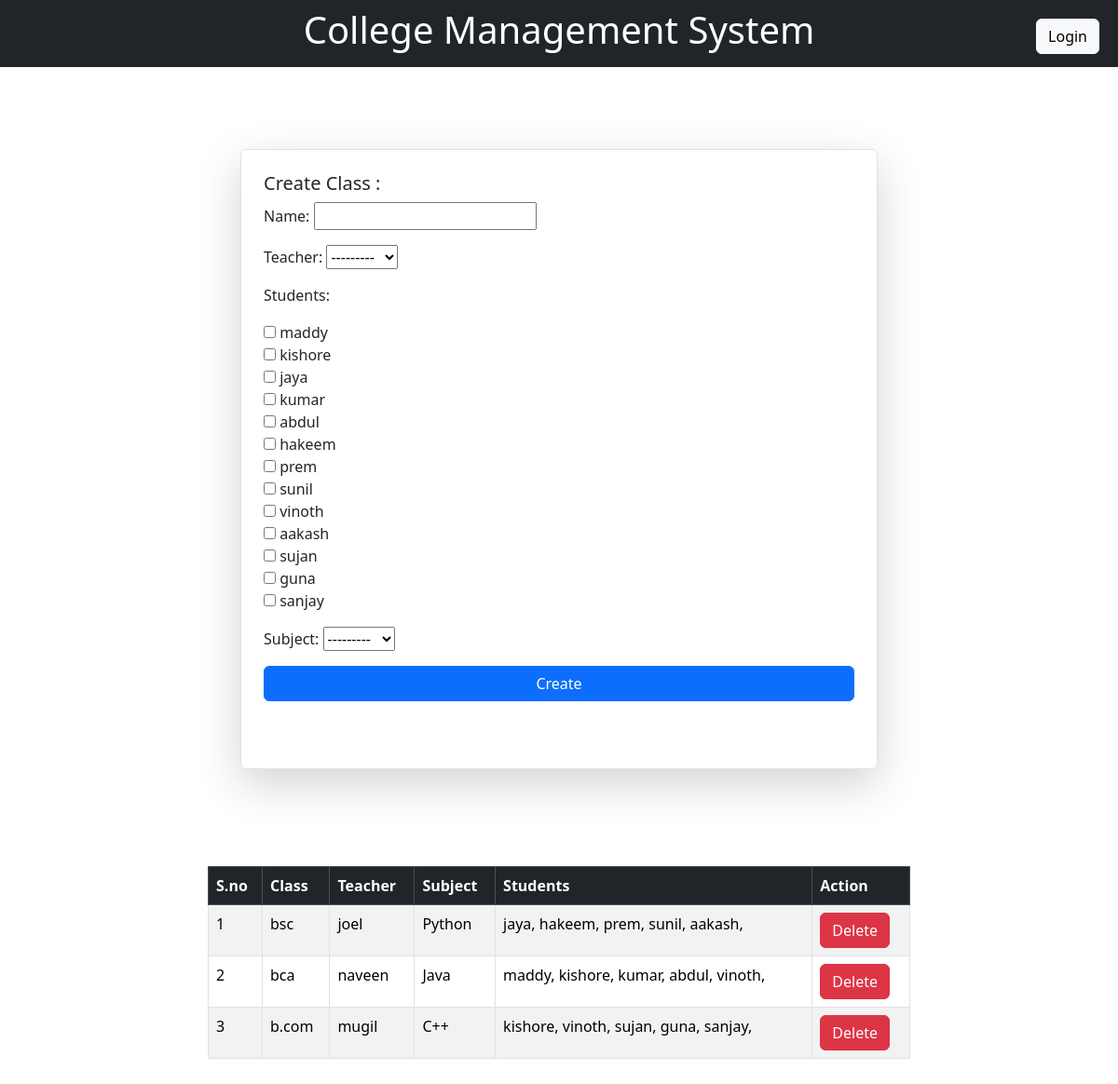
The page /add_class/ on the database as committed earlier.
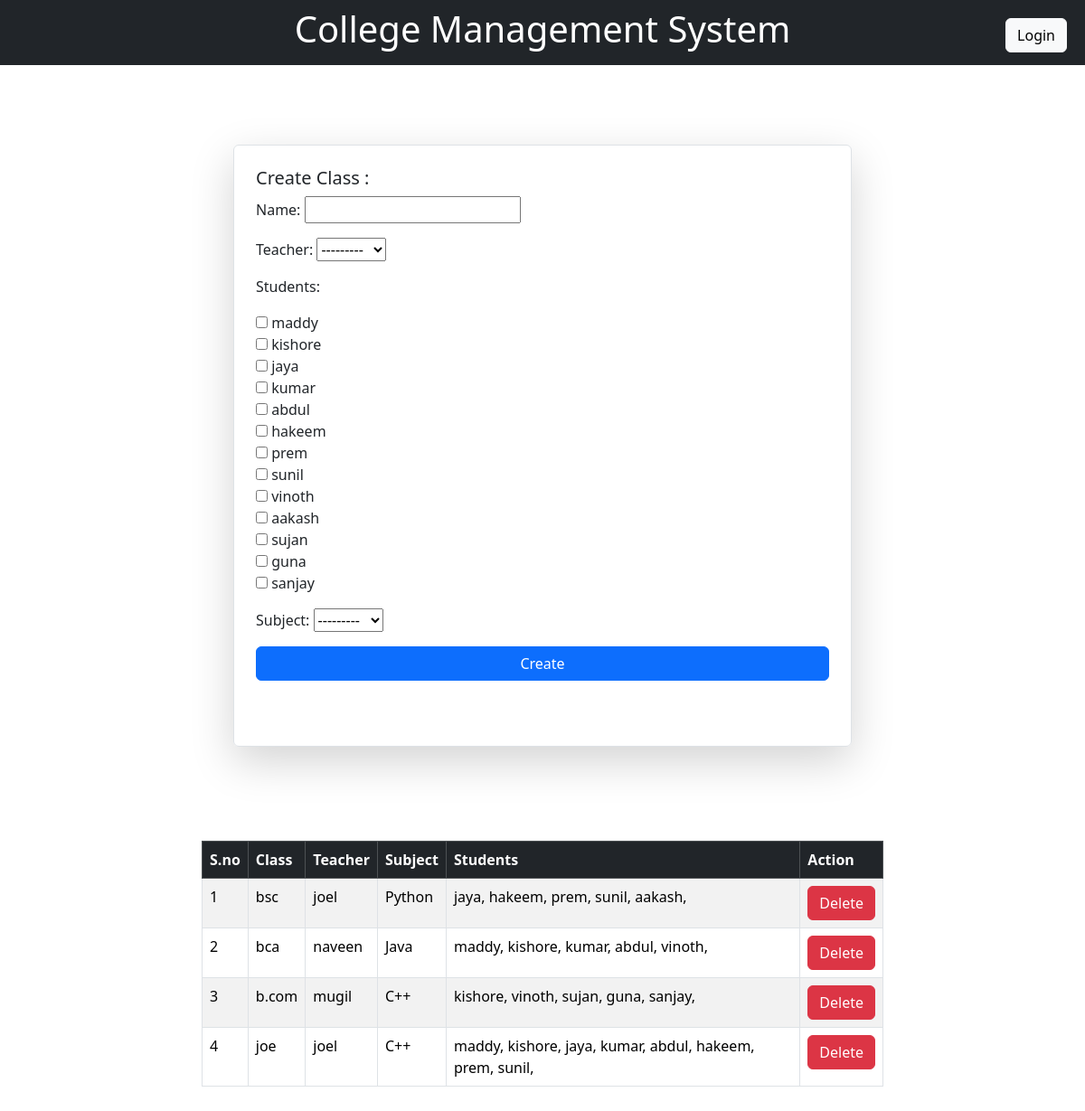
The same page on the database as committed later.
### accounts/models.py (models this page shows)
class Class(models.Model):
    name = models.CharField(max_length=100)
    teacher = models.ForeignKey(User, on_delete=models.SET_NULL, null=True, limit_choices_to={'role': 'teacher'})
    students = models.ManyToManyField(
        User,
        related_name='classes',
        limit_choices_to={'role': 'student'}
    )
    subject= models.ForeignKey(Subject,on_delete=models.SET_NULL, null=True)
    def __str__(self):
        return self.name

class User(AbstractUser):
    OPTIONS=(
        ('admin','admin'),
        ('teacher','teacher'),
        ('student','student'),
    )
    role=models.CharField(max_length=20,choices=OPTIONS)
    profile=models.URLField(default="https://cdn.pixabay.com/photo/2015/10/05/22/37/blank-profile-picture-973460_1280.png")
    def __str__(self):
        return self.username

class Subject(models.Model):
    subject_name = models.CharField(max_length=100)
    def __str__(self):
        return self.subject_name

### accounts/views.py (the view)
# urls.py: path('add_class/',class_create,name='add_class'),
def class_create(request):
    if request.method == 'POST':
        form = ClassForm(request.POST)
        if form.is_valid():
            form.save()
            return redirect('dash')
    else:
        form = ClassForm()
    data=Class.objects.all()
    return render(request, 'admin/add_class.html', {'form': form,'class':data})

### accounts/forms.py
class ClassForm(forms.ModelForm):
    class Meta:
        model = Class
        fields = ['name', 'teacher', 'students','subject']
        widgets = {
            'students': forms.CheckboxSelectMultiple(),  # Use checkboxes for students
        }

### template/admin/add_class.html (shortened to what this page needs)
{% extends 'base.html' %}
{% block content %}
<div class="container p-2" style="margin-top: 5rem; max-width: 700px;">
<div class="border p-4 rounded shadow-lg">
  <h5>Create Class :</h5>
<form method="POST">
  {{form.as_p}}
<button type="submit" class="btn btn-primary w-100">Create</button>
</form><br><br>
</div>
</div>
<div class="container p-5" style="margin-top: 3rem; max-width: 850px;">
<table class="table table-striped table-bordered">
    <thead class="table-dark">
      <tr>
        <th>S.no</th>
        <th>Class</th>
        <th>Teacher</th>
        <th>Subject</th>
        <th>Students</th>
        <th>Action</th>
      </tr>
    </thead>
    <tbody>
      {% for i in class %}
      <tr>
        <td>{{ forloop.counter }}</td>
        <td>{{ i }}</td>
        <td>{{ i.teacher }}</td>
        <td>{{ i.subject }}</td>
        <td>
            {% for student in i.students.all %}
            {{ student.username }},
            {% endfor %}
        </td>
        <td><a href="{% url 'delete_class' i.pk %}"class='btn btn-danger'> Delete</a></td>
      </tr>
      {% endfor %}
    </tbody>
  </table>
</div>
{% endblock %}

### template/base.html (shortened to what this page needs)
<!DOCTYPE html>
<html lang="en">
<head>
    <link href="https://cdn.jsdelivr.net/npm/bootstrap@5.3.5/dist/css/bootstrap.min.css" rel="stylesheet">
</head>
<body>
<header class="text-center text-white bg-dark p-2">
    <h1>College Management System</h1>
    {% if user.is_authenticated %}
        <a href="{% url 'logout' %}" class="btn btn-light" style="position: absolute; right: 100px; top: 20px;">Logout</a>
        {% if user.role == 'admin' %}
            <a href="{% url 'dash' %}" class="btn btn-light" style="position: absolute; right: 20px; top: 20px;">Back</a>
        {% elif user.role == 'teacher' %}
            <a href="{% url 'staff' %}" class="btn btn-light" style="position: absolute; right: 20px; top: 20px;">Back</a>
        {% else %}
            <a href="{% url 'dash' %}" class="btn btn-light" style="position: absolute; right: 20px; top: 20px;">Back</a>
        {% endif %}
    {% else %}
        <a href="{% url 'login' %}" class="btn btn-light" style="position: absolute; right: 20px; top: 20px;">Login</a>
    {% endif %}
</header>
    <main>
        {% block content %}
        {% endblock %}
    </main>
</body>
</html>

Rows that differ between the two databases and show on the page:
added Class: name "joe", teacher "joel", subject "C++", User (username "maddy"), User (username "kishore"), User (username "jaya"), User (username "kumar"), User (username "abdul"), User (username "hakeem"), User (username "prem"), User (username "sunil")
